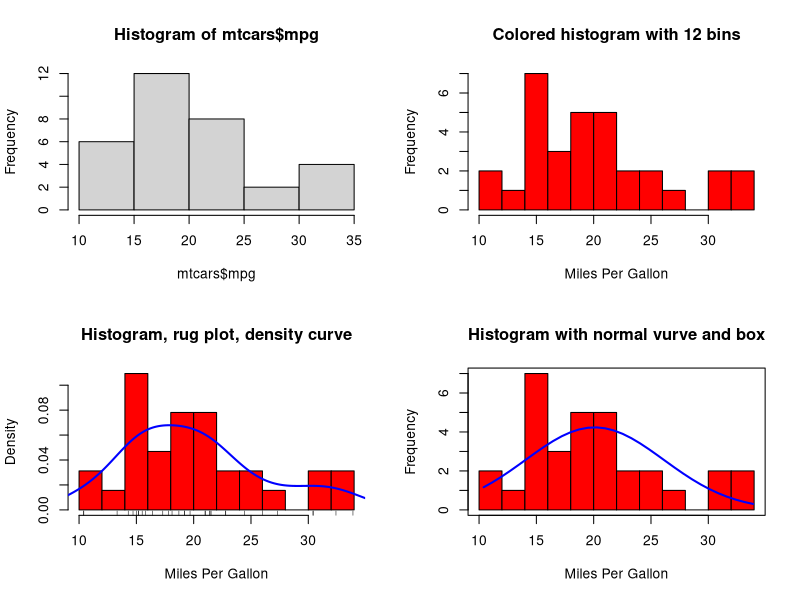

Write R code to recreate this figure.
par(mfrow = c(2,2))
hist(mtcars$mpg)

hist(mtcars$mpg,breaks = 12, col = "red", xlab = "Miles Per Gallon",
     main = "Colored histogram with 12 bins")

#tianjia zhouxutu
hist(mtcars$mpg,
     freq = F,
     breaks = 12, 
     col = "red", 
     xlab = "Miles Per Gallon",
     main = "Histogram, rug plot, density curve")
rug(jitter(mtcars$mpg))
lines(density(mtcars$mpg), col = 'blue', lwd = 2)

#tianjia zhengtai midu quxian he waikuang
x <- mtcars$mpg
h <- hist(x,
          breaks = 12,
          col = 'red',
          xlab = "Miles Per Gallon",
          main = "Histogram with normal vurve and box")
xfit <- seq(min(x), max(x), length.out = length(x))
yfit <- dnorm(xfit, mean = mean(x), sd= sd(x))
yfit <- yfit*diff(h$mids[1:2])*length(x)
lines(xfit, yfit, col = "blue", lwd = 2)
box()


